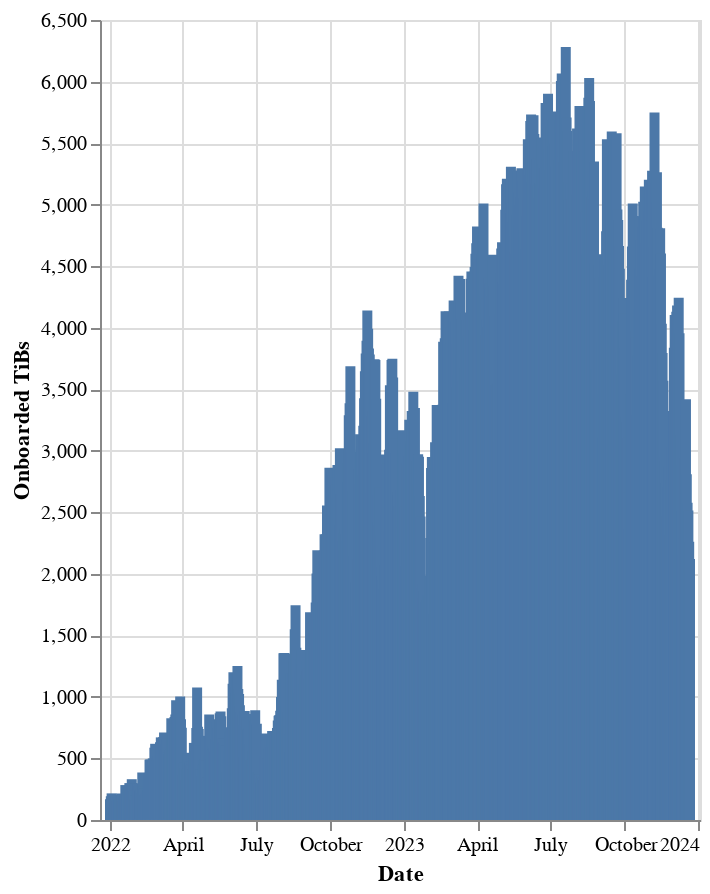

The code cell stored with this chart in its notebook:
### Markdown cell above
## Data Onboarding Rate

### Code cell
# | output: true

c = (
    alt.Chart(df)
    .mark_bar()
    .encode(
        x=alt.X("date:T", title="Date"),
        y=alt.Y("onboarded_tibs:Q", title="Onboarded TiBs"),
        tooltip=[
            alt.Tooltip("date:T", title="Date"),
            alt.Tooltip("onboarded_tibs:Q", title="Onboarded TiBs"),
        ],
    )
    .properties(width="container", height=400)
    # .interactive(bind_y=False)
)

c.display()

### Figure 1 — Vega-Lite specification as saved in the notebook (floating-point values rounded to 4 significant figures; data arrays with more than 128 entries replaced by an {"elided": "..."} marker saying what was removed)
{"usermeta": {"embedOptions": {"theme": "powerbi"}}, "config": {"view": {"continuousWidth": 300, "continuousHeight": 300}}, "data": {"name": "data-f980b429693847b16a0207a402392440"}, "mark": {"type": "bar"}, "encoding": {"tooltip": [{"field": "date", "title": "Date", "type": "temporal"}, {"field": "onboarded_tibs", "title": "Onboarded TiBs", "type": "quantitative"}], "x": {"field": "date", "title": "Date", "type": "temporal"}, "y": {"field": "onboarded_tibs", "title": "Onboarded TiBs", "type": "quantitative"}}, "height": 400, "width": "container", "$schema": "https://vega.github.io/schema/vega-lite/v5.16.3.json", "datasets": {"data-f980b429693847b16a0207a402392440": {"elided": "720 records"}}}
